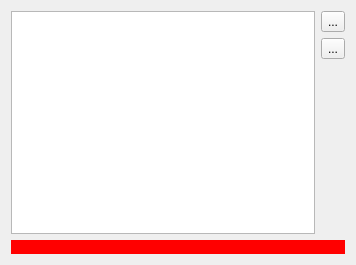
<?xml version="1.0" encoding="UTF-8"?>
<ui version="4.0">
 <class>Gitorious::Internal::GitoriousHostWidget</class>
 <widget class="QWidget" name="Gitorious::Internal::GitoriousHostWidget">
  <property name="geometry">
   <rect>
    <x>0</x>
    <y>0</y>
    <width>356</width>
    <height>265</height>
   </rect>
  </property>
  <layout class="QVBoxLayout" name="verticalLayout">
   <item>
    <layout class="QHBoxLayout" name="horizontalLayout">
     <item>
      <widget class="QTreeView" name="hostView"/>
     </item>
     <item>
      <layout class="QVBoxLayout" name="buttonLayout">
       <item>
        <widget class="QToolButton" name="browseToolButton">
         <property name="text">
          <string>...</string>
         </property>
        </widget>
       </item>
       <item>
        <widget class="QToolButton" name="deleteToolButton">
         <property name="text">
          <string>...</string>
         </property>
        </widget>
       </item>
       <item>
        <spacer name="buttonSpacer">
         <property name="orientation">
          <enum>Qt::Vertical</enum>
         </property>
         <property name="sizeHint" stdset="0">
          <size>
           <width>20</width>
           <height>40</height>
          </size>
         </property>
        </spacer>
       </item>
      </layout>
     </item>
    </layout>
   </item>
   <item>
    <widget class="QLabel" name="errorLabel">
     <property name="styleSheet">
      <string notr="true">background-color: red;</string>
     </property>
    </widget>
   </item>
  </layout>
 </widget>
 <resources/>
 <connections/>
</ui>
